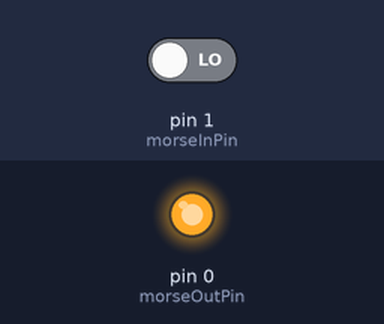
A sketch run on a simulated Arduino Uno, built with avr-gcc and run on an emulated ATmega328P. Parts: output pins drawn as LEDs (lit = HIGH). The inputs (shaded band) are chosen by the test bench; at power-on: pin 1 (morseInPin) LOW.

Above: at 0.1 s.
At 5.6 s:
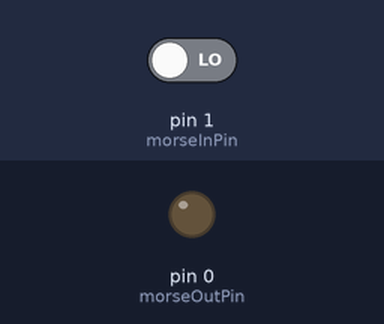
Timing chart, 0 to 22.5 s (numbered marks = the images above):
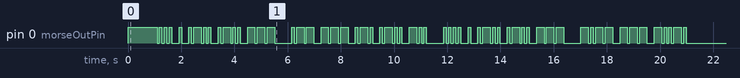

Measured:
- by itself, pin 0 (morseOutPin): HIGH → LOW at 1.1 s, → HIGH 0.09 s later, → LOW 0.09 s later, → HIGH 0.09 s later, … (119 changes in this stretch)

The sketch:

morseAtiny03.ino
```cpp
// (licence header left out)
#include <MorseEnDecoder.h>


int morseInPin = 1;
int morseOutPin = 0;
                //          1         2
                //0123456789012345678901234
char inBuff[25] =  {0};
char outBuff[25] = {0};
byte inPtr = 0;
byte outPtr = 0;

morseDecoder morseInput(morseInPin, MORSE_KEYER, MORSE_ACTIVE_LOW);
morseEncoder morseOutput(morseOutPin);

unsigned long NextUpdate = 0;
boolean Sending = true;

void setup()
{
  pinMode(morseOutPin, OUTPUT);
  pinMode(morseInPin, INPUT);
  digitalWrite(morseOutPin, HIGH);
  delay(1000);
  digitalWrite(morseOutPin, LOW);
  // Setting Morse speed in wpm - words per minute
  // If not set, 13 wpm is default
  morseInput.setspeed(13);
  morseOutput.setspeed(13);
}


void loop()
{
  // Needs to call these once per loop
  morseInput.decode();
  morseOutput.encode();

  // morse output ---...---
  if (((long)millis() - (long)NextUpdate) > 0) // if current millis() time minus nestupdate time is bigger then 0
  {
    NextUpdate = millis() + 120000;        // nest update in 120 000 milliseconds from now
    strcpy(outBuff, "hello world hello yo/////");     // a NEW message
    outPtr = 0;                            // outPtr reset to 0
    Sending = true;                        // ready to send
  }

  if (morseOutput.available() && Sending == true)  // could we send? and do we have something to send?
  {
    morseOutput.write(outBuff[outPtr]);            // send the Character Nr outPtr
    if (outBuff[outPtr] == '/') Sending = false;   // if last character "/" we are DONE
    outPtr++;                                      // increase the outPtr by 1
  }
  // morse output +++ STOP +++


  // If a character is decoded from the input,
  if (morseInput.available())                 // do we have a morse character?
  {
    char receivedMorse = morseInput.read();   // read thius character
    inBuff[inPtr] = receivedMorse;             // add it to our in Buffer at position inPtr
    if (receivedMorse == '/')                 // is this character a '/'?
    {
      parseInput();                           // parse the inBuff (do something with this message)
      inPtr = 0;                              // reset set the inPtr to the beginning of inBuff
    }
    else
    {
      inPtr++;                                // increase inBuff by 1
    }
    if (inPtr == 24)                          // if inBuff == 24 we didnt receive a '/' yet)
    {
      inPtr = 0;                              // reset it to 0 (throw the inBuff just away)
    }
  }
}


void parseInput() {
  // compare inBuff with some messgaes here
  char On[] = "ON";
  int onPtr = 2;
  char Off[] = "OFF";
  int offPtr = 3;


}
```
